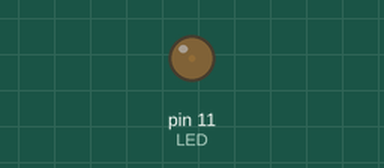
Bench run of a sketch on a simulated Arduino Uno, built with avr-gcc and run on an emulated ATmega328P. On the bench: output pins drawn as LEDs (lit = HIGH). What the sketch prints to the serial monitor is not drawn.

Above: at 0.05 s.
Timing chart, 0 to 3.0 s (numbered marks = the images above):
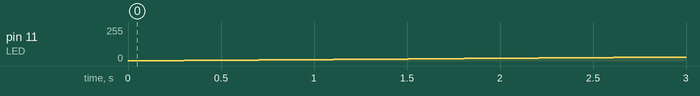

The sketch:

S11_BSP.ino
```cpp
/*
 * Dimmen einer LED
 * Louis Escher
 * 01.10.21
 */

int LED = 11;
int Dimm = 1;
int delayMS = 100;

void setup() {
  Serial.begin(9600);
  for(Dimm; Dimm<256; Dimm++) {
    analogWrite(LED, Dimm);
    Serial.print("LED auf Helligkeitsstufe ");
    Serial.print(Dimm);
    Serial.println(" / 255");
    delay(delayMS);
  }
  for(Dimm; Dimm>0; Dimm--) {
    analogWrite(LED, Dimm);
    Serial.print("LED auf Helligkeitsstufe ");
    Serial.print(Dimm);
    Serial.println(" / 255");
    delay(delayMS);
  }
  Serial.println("Fertig");
}

void loop() {
}
```
